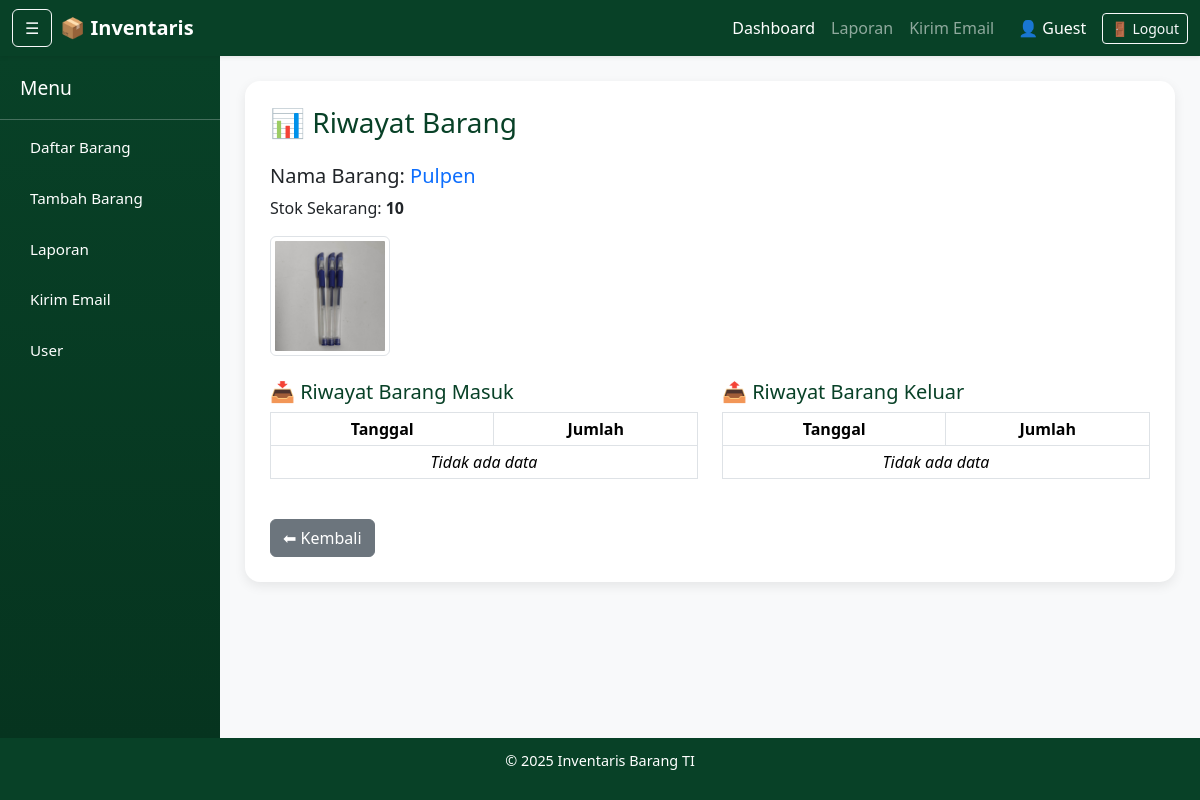
The page /detail.php?id=4 on the database as committed earlier.
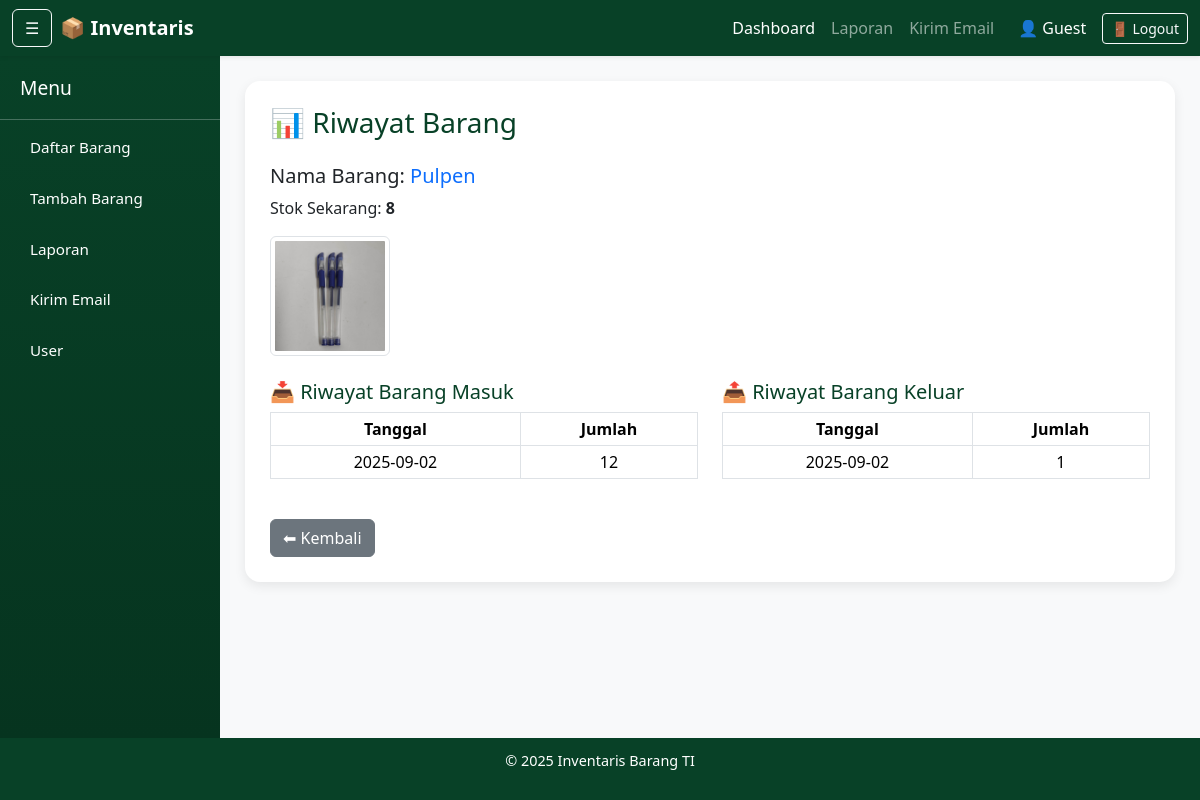
The same page on the database as committed later.
### tables this page shows
CREATE TABLE `barang` (
  `id` int(11) NOT NULL,
  `nama_barang` varchar(100) NOT NULL,
  `jumlah` int(11) NOT NULL,
  `total_masuk` int(11) NOT NULL DEFAULT 0,
  `total_keluar` int(11) NOT NULL DEFAULT 0,
  `foto` varchar(255) DEFAULT NULL
);

CREATE TABLE `barang_masuk` (
  `id` int(11) NOT NULL,
  `barang_id` int(11) NOT NULL,
  `jumlah` int(11) NOT NULL,
  `tanggal` date NOT NULL
);

CREATE TABLE `barang_keluar` (
  `id` int(11) NOT NULL,
  `barang_id` int(11) NOT NULL,
  `jumlah` int(11) NOT NULL,
  `tanggal` date NOT NULL
);

### detail.php (the view, shortened to what this page needs)
<?php
include "db_connect.php";
$id = (int) $_GET['id'];
$barang = mysqli_query($conn, "SELECT * FROM barang WHERE id = $id");
$data_barang = mysqli_fetch_assoc($barang);
$masuk = mysqli_query($conn, "
    SELECT tanggal, jumlah
    FROM barang_masuk
    WHERE barang_id = $id
    ORDER BY tanggal DESC
");
$keluar = mysqli_query($conn, "
    SELECT tanggal, jumlah
    FROM barang_keluar
    WHERE barang_id = $id
    ORDER BY tanggal DESC
");
?>
<?php include "templates/header.php"; ?>
<?php include "templates/navbar.php"; ?>
<?php include "templates/sidebar.php"; ?>
<div class="content">
    <div class="card">
        <div class="card-body">
            <h3 class="text-success mb-4">📊 Riwayat Barang</h3>
            <div class="mb-4">
                <h5>Nama Barang: <span class="text-primary"><?= htmlspecialchars($data_barang['nama_barang']) ?></span>
                </h5>
                <p>Stok Sekarang: <b><?= (int) $data_barang['jumlah'] ?></b></p>
                <?php if (!empty($data_barang['foto']) && file_exists("uploads/" . $data_barang['foto'])) { ?>
                    <img src="uploads/<?= htmlspecialchars($data_barang['foto']) ?>" width="120" height="100"
                        class="img-thumbnail" style="object-fit:cover;" alt="Foto Barang">
                <?php } ?>
            </div>
            <div class="row">
                <div class="col-md-6">
                    <h5 class="text-success">📥 Riwayat Barang Masuk</h5>
                    <table class="table table-bordered table-sm text-center">
                        <thead>
                            <tr>
                                <th>Tanggal</th>
                                <th>Jumlah</th>
                            </tr>
                        </thead>
                        <tbody>
                            <?php if (mysqli_num_rows($masuk) > 0) {
                                while ($row = mysqli_fetch_assoc($masuk)) { ?>
                                    <tr>
                                        <td><?= htmlspecialchars($row['tanggal']) ?></td>
                                        <td><?= (int) $row['jumlah'] ?></td>
                                    </tr>
                                <?php }
                            } else { ?>
                                <tr>
                                    <td colspan="2"><em>Tidak ada data</em></td>
                                </tr>
                            <?php } ?>
                        </tbody>
                    </table>
                </div>
                <div class="col-md-6">
                    <h5 class="text-success">📤 Riwayat Barang Keluar</h5>
                    <table class="table table-bordered table-sm text-center">
                        <thead>
                            <tr>
                                <th>Tanggal</th>
                                <th>Jumlah</th>
                            </tr>
                        </thead>
                        <tbody>
                            <?php if (mysqli_num_rows($keluar) > 0) {
                                while ($row = mysqli_fetch_assoc($keluar)) { ?>
                                    <tr>
                                        <td><?= htmlspecialchars($row['tanggal']) ?></td>
                                        <td><?= (int) $row['jumlah'] ?></td>
                                    </tr>
                                <?php }
                            } else { ?>
                                <tr>
                                    <td colspan="2"><em>Tidak ada data</em></td>
                                </tr>
                            <?php } ?>
                        </tbody>
                    </table>
                </div>
            </div>
            <div class="mt-4">
                <a href="index.php" class="btn btn-secondary">⬅ Kembali</a>
            </div>
        </div>
    </div>
</div>
<?php include "templates/footer.php"; ?>

Rows that differ between the two databases and show on the page:
changed barang "Pulpen": jumlah "10" → "8"
added barang_masuk: tanggal "2025-09-02", jumlah "12"
added barang_keluar: tanggal "2025-09-02", jumlah "1"
Other text that changed with them:
text no longer shown: "Tidak ada data Tidak ada data"
